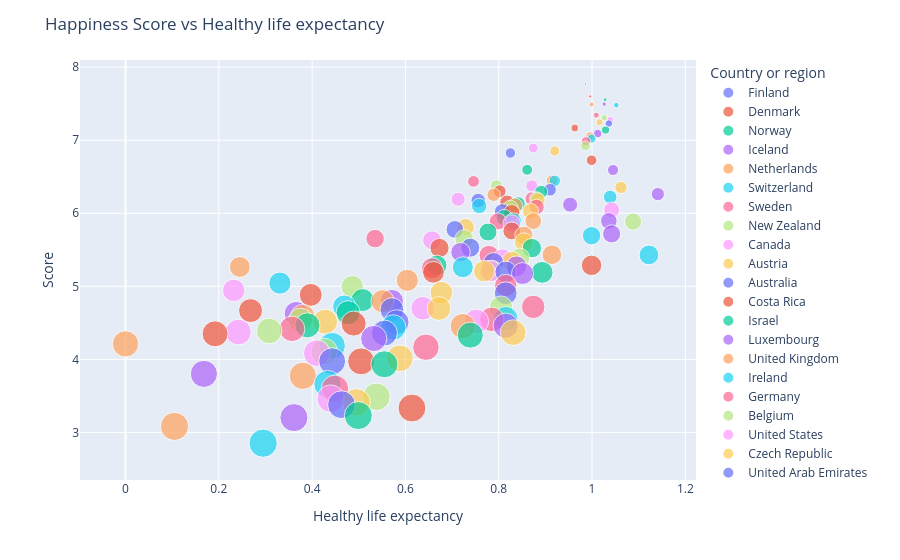

The cell this chart's notebook holds for it:
### Code cell
fig = px.scatter(happy_df, x = 'Healthy life expectancy', y= 'Score' , size = 'Overall rank', color = 'Country or region', hover_name = 'Country or region', trendline = 'ols')

fig.update_layout(
title_text = 'Happiness Score vs Healthy life expectancy'
)
fig.show()
